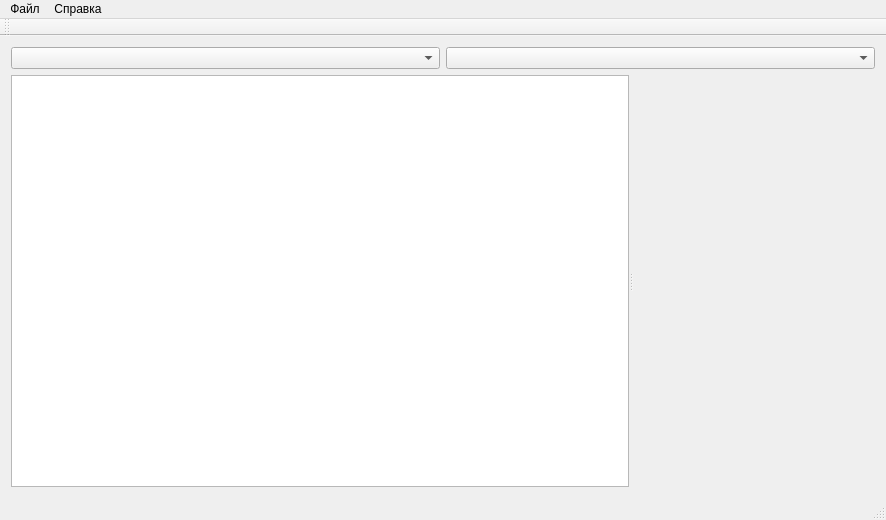
<?xml version="1.0" encoding="UTF-8"?>
<ui version="4.0">
 <class>MainWindow</class>
 <widget class="QMainWindow" name="MainWindow">
  <property name="geometry">
   <rect>
    <x>0</x>
    <y>0</y>
    <width>886</width>
    <height>520</height>
   </rect>
  </property>
  <property name="sizePolicy">
   <sizepolicy hsizetype="Fixed" vsizetype="Fixed">
    <horstretch>0</horstretch>
    <verstretch>0</verstretch>
   </sizepolicy>
  </property>
  <property name="minimumSize">
   <size>
    <width>820</width>
    <height>512</height>
   </size>
  </property>
  <property name="maximumSize">
   <size>
    <width>16777215</width>
    <height>16777215</height>
   </size>
  </property>
  <property name="windowTitle">
   <string>MainWindow</string>
  </property>
  <property name="styleSheet">
   <string notr="true">QWidget
{

}</string>
  </property>
  <property name="dockNestingEnabled">
   <bool>false</bool>
  </property>
  <widget class="QWidget" name="centralWidget">
   <property name="sizePolicy">
    <sizepolicy hsizetype="Fixed" vsizetype="Fixed">
     <horstretch>0</horstretch>
     <verstretch>0</verstretch>
    </sizepolicy>
   </property>
   <layout class="QVBoxLayout" name="verticalLayout">
    <item>
     <layout class="QHBoxLayout" name="horizontalLayout">
      <item>
       <widget class="QComboBox" name="comboBox"/>
      </item>
      <item>
       <widget class="QComboBox" name="comboBox_2"/>
      </item>
     </layout>
    </item>
    <item>
     <widget class="QSplitter" name="splitter">
      <property name="orientation">
       <enum>Qt::Horizontal</enum>
      </property>
      <widget class="QTreeView" name="treeView">
       <property name="horizontalScrollBarPolicy">
        <enum>Qt::ScrollBarAsNeeded</enum>
       </property>
      </widget>
      <widget class="QWidget" name="widget" native="true">
       <property name="sizePolicy">
        <sizepolicy hsizetype="Maximum" vsizetype="Maximum">
         <horstretch>0</horstretch>
         <verstretch>0</verstretch>
        </sizepolicy>
       </property>
      </widget>
     </widget>
    </item>
   </layout>
  </widget>
  <widget class="QMenuBar" name="menuBar">
   <property name="geometry">
    <rect>
     <x>0</x>
     <y>0</y>
     <width>886</width>
     <height>26</height>
    </rect>
   </property>
   <widget class="QMenu" name="menu">
    <property name="title">
     <string>Файл</string>
    </property>
    <addaction name="exit"/>
   </widget>
   <widget class="QMenu" name="menu_2">
    <property name="title">
     <string>Справка</string>
    </property>
    <addaction name="aboutApp"/>
   </widget>
   <addaction name="menu"/>
   <addaction name="menu_2"/>
  </widget>
  <widget class="QToolBar" name="mainToolBar">
   <attribute name="toolBarArea">
    <enum>TopToolBarArea</enum>
   </attribute>
   <attribute name="toolBarBreak">
    <bool>false</bool>
   </attribute>
  </widget>
  <widget class="QStatusBar" name="statusBar"/>
  <action name="exit">
   <property name="text">
    <string>Выход</string>
   </property>
  </action>
  <action name="aboutApp">
   <property name="text">
    <string>О программе</string>
   </property>
  </action>
 </widget>
 <layoutdefault spacing="6" margin="11"/>
 <resources/>
 <connections/>
</ui>
